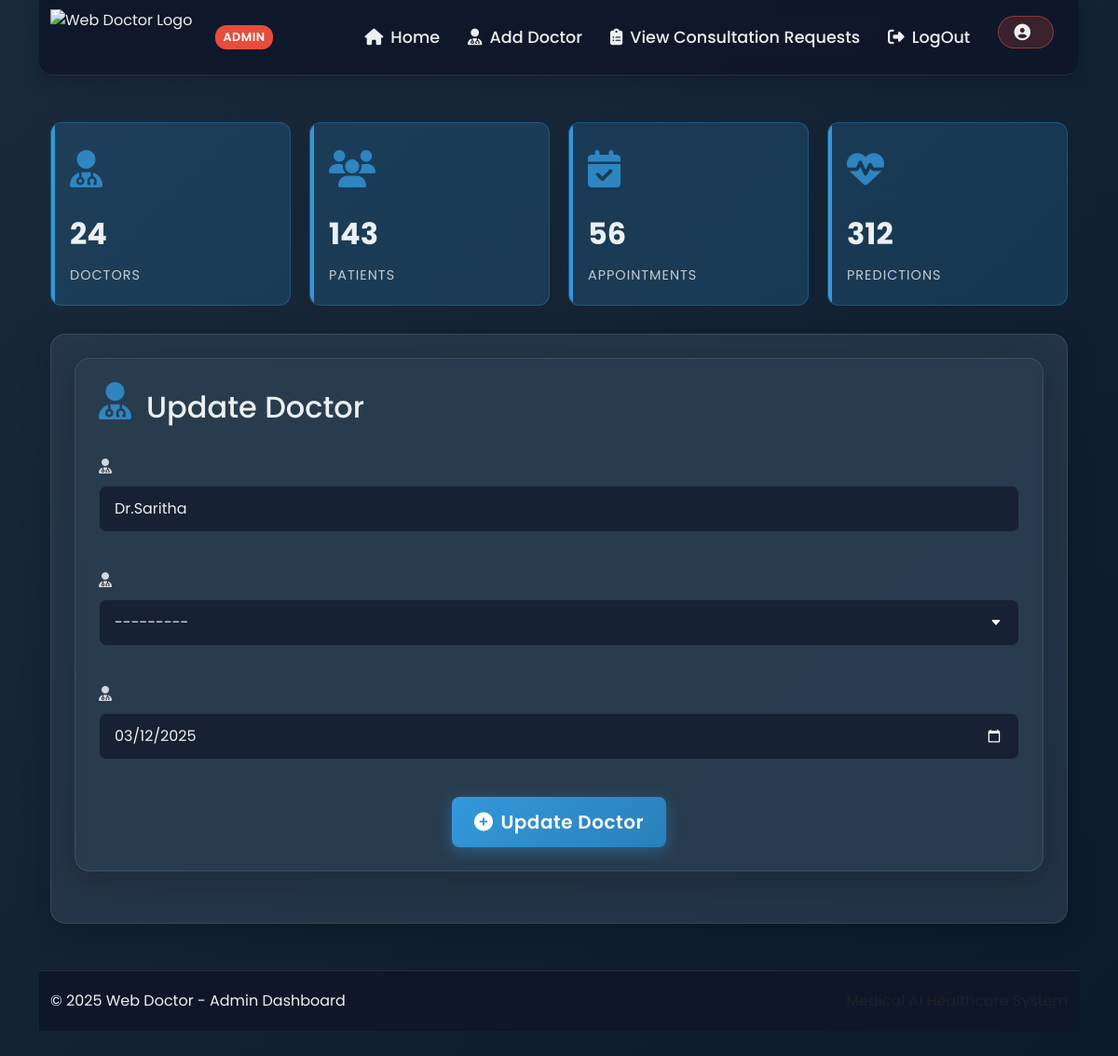
Page /doctor_edit/6 on the committed database.
### main/models.py (models this page shows)
class DoctorAdd(models.Model):
    Doctor_name = models.CharField(max_length=200)
    SPECIALIZATION_CHOICES = [
        ('Cardiologist', 'Cardiologist'),
        ('Dermatologist', 'Dermatologist'),
        ('Neurologist', 'Neurologist'),
        ('Pediatrician', 'Pediatrician'),
        ('General', 'General'),
        ('Orthopedic', 'Orthopedic'),
        ('Psychiatrist', 'Psychiatrist'),
        ('Oncologist', 'Oncologist'),
        ('Gynecologist', 'Gynecologist'),
        ('Urologist', 'Urologist'),
    ]
    Doctor_spacial = models.CharField(max_length=200, choices=SPECIALIZATION_CHOICES)
    Date_joined = models.DateField(auto_now=False)

### main/views.py (the view)
# urls.py: path("doctor_edit/<int:pk>",doctor_edit,name="doctor_edit")
def doctor_edit(request, pk):
    doctor = DoctorAdd.objects.get(id = pk)
    form = DoctorAddForm()
    if request.method == 'POST':
        form = DoctorAddForm(request.POST, instance=doctor)
        if form.is_valid():
            form.save()
            messages.success(request, "Doctor updated successfully")
            return redirect('doctor_list')
    else:
        form = DoctorAddForm(instance=doctor)
    return render(request, 'main/doctor_edit.html', {'form': form})

### main/forms.py
class DoctorAddForm(forms.ModelForm):
    class Meta:
        model = DoctorAdd
        fields = ['Doctor_name', 'Doctor_spacial', 'Date_joined']
        widgets = {
            'Doctor_name': forms.TextInput(attrs={'class': 'form-control', 'placeholder': 'Doctor Name'}),
            'Doctor_spacial': forms.Select(attrs={'class': 'form-control'}),
            'Date_joined': forms.DateInput(attrs={'class': 'form-control', 'placeholder': 'Date Joined', 'type': 'date'}),
        }

### templates/main/doctor_edit.html (shortened to what this page needs)
{% extends 'main/Admin.html' %}
{% block content %}
<div class="content-card">
    <div class="d-flex align-items-center mb-4">
        <i class="fas fa-user-md stat-icon me-3"></i>
        <h2 class="mb-0">Update Doctor</h2>
    </div>
    <div class="mt-4">
        <form method="POST"  class="admin-form">
            <div class="row g-4">
                {% for field in form %}
                <div class="col-md-12">
                    <div class="form-group mb-3">
                        <label for="name" class="form-label">
                            <i class="fas fa-user-md me-2"></i>{{form.label}}
                        </label>
                        {{field}}
                    </div>
                </div>
                {% endfor %}
            </div>
            <div class="text-center mt-4">
                <button type="submit" class="btn btn-primary btn-lg">
                    <i class="fas fa-plus-circle me-2"></i>Update Doctor
                </button>
            </div>
        </form>
    </div>
</div>
{% endblock %}

### templates/main/Admin.html (style rules this page uses)
:root { --primary: #2c3e50; --secondary: #e74c3c; --accent: #3498db; --light: #ecf0f1; --dark: #2c3e50; }
body { font-family: 'Poppins', sans-serif; background: linear-gradient(135deg, #1a2a3a 0%, #0a1a2a 100%); color: var(--light); min-height: 100vh; position: relative; }
.content-card { background: rgba(44, 62, 80, 0.7); backdrop-filter: blur(10px); border: 1px solid rgba(255, 255, 255, 0.1); border-radius: 16px; box-shadow: 0 8px 32px rgba(0, 0, 0, 0.2); padding: 25px; margin-bottom: 30px; transition: transform 0.3s ease, box-shadow 0.3s ease; }
.stat-icon { font-size: 40px; margin-bottom: 15px; color: var(--accent); opacity: 0.8; }

### templates/main/doctor_edit.html (style rules this page uses)
.admin-form .form-control { background: rgba(15, 23, 42, 0.7); border: 1px solid rgba(255, 255, 255, 0.1); color: var(--light); padding: 12px 16px; border-radius: 8px; transition: all 0.3s ease; }
.admin-form select.form-control { appearance: none; background-repeat: no-repeat; background-position: right 1rem center; background-size: 16px 12px; padding-right: 2.5rem; }
.admin-form .form-label { font-weight: 500; margin-bottom: 8px; color: rgba(255, 255, 255, 0.8); }
input[type="date"] { color-scheme: dark; }
.btn-primary { background: linear-gradient(135deg, #3498db 0%, #2980b9 100%); border: none; border-radius: 8px; padding: 12px 24px; font-weight: 600; letter-spacing: 0.5px; box-shadow: 0 4px 15px rgba(52, 152, 219, 0.4); transition: all 0.3s ease; }

### rows in the picture
DoctorAdd: form "Dr.Saritha" "---------" "03/12/2025"
